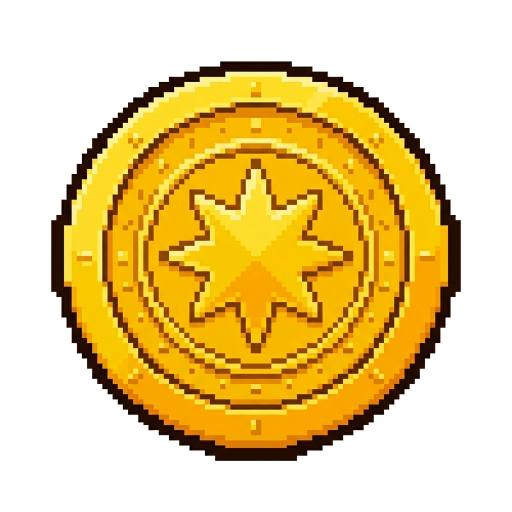
#> input picture Ecslearn/assets/resources/Gemini_Generated_Image_50vbv50vbv50vbv5.png, 1024 x 1024 px (shown at 1/2 size)
$ python img2puzzle.py ../../Ecslearn/assets/resources/Gemini_Generated_Image_50vbv50vbv50vbv5.png out.png
#> lines starting #> are read from the running program, lines starting #| are printed output that depends on the picture
#!/usr/bin/env python3
"""
img2puzzle.py — Convert a pixel-art PNG into PuzzleData JSON.

Usage:
    python3 img2puzzle.py <input.png> <output.json> [--size 100] [--colors 50]

Output format matches PuzzleData:
    { "gridSize": N, "palette": ["#rrggbb", ...], "pixels": "RLE string" }

Row convention: row 0 = visual BOTTOM of image (Y-up, matching Cocos Creator).
PIL reads top-to-bottom, so rows are flipped before RLE encoding.
Transparent pixels (alpha < 128) → index -1.
"""

import sys
import os
import json
import argparse

sys.path.insert(0, os.path.join(os.path.dirname(__file__), '..', '.pylib'))  # pip install --target=../.pylib Pillow

from PIL import Image
from collections import Counter


def rgba_to_hex(r, g, b):
    return f'#{r:02x}{g:02x}{b:02x}'


def color_distance_sq(c1, c2):
    return sum((a - b) ** 2 for a, b in zip(c1, c2))


def is_background(pixel, bg_threshold):
    """Transparent (alpha<128) or near-white beyond threshold → background."""
    if pixel[3] < 128:
        return True
    if bg_threshold > 0:
        return pixel[0] >= bg_threshold and pixel[1] >= bg_threshold and pixel[2] >= bg_threshold
    return False


def quantize_pixels(pixels, max_colors, bg_threshold=0):
    """Use Pillow's median-cut quantizer on opaque/non-background pixels only."""
    opaque = [(i, p) for i, p in enumerate(pixels) if not is_background(p, bg_threshold)]
    if not opaque:
        return [], [-1] * len(pixels)

    opaque_rgb = [p[:3] for _, p in opaque]

    temp = Image.new('RGB', (len(opaque_rgb), 1))
    temp.putdata(opaque_rgb)
    quantized = temp.quantize(colors=max_colors, method=Image.Quantize.MEDIANCUT)

    q_palette_flat = quantized.getpalette()[:max_colors * 3]
    palette = []
    for i in range(0, len(q_palette_flat), 3):
        palette.append((q_palette_flat[i], q_palette_flat[i+1], q_palette_flat[i+2]))

    q_indices = list(quantized.getdata())

    result = [-1] * len(pixels)
    for j, (orig_idx, _) in enumerate(opaque):
        result[orig_idx] = q_indices[j]

    used = set(i for i in result if i >= 0)
    if len(used) < len(palette):
        old_to_new = {}
        new_palette = []
        for old_idx in sorted(used):
            old_to_new[old_idx] = len(new_palette)
            new_palette.append(palette[old_idx])
        palette = new_palette
        result = [old_to_new.get(v, -1) for v in result]

    return palette, result


def rle_encode(indices):
    if not indices:
        return ''
    parts = []
    i = 0
    while i < len(indices):
        val = indices[i]
        count = 1
        while i + count < len(indices) and indices[i + count] == val:
            count += 1
        if count == 1:
            parts.append(str(val))
        else:
            parts.append(f'{val}:{count}')
        i += count
    return ','.join(parts)


def main():
    parser = argparse.ArgumentParser(description='Convert pixel-art PNG to PuzzleData JSON')
    parser.add_argument('input', help='Input PNG file')
    parser.add_argument('output', help='Output JSON file')
    parser.add_argument('--size', type=int, default=100, help='Grid size (square, default 100)')
    parser.add_argument('--colors', type=int, default=50, help='Max palette colors (default 50)')
    parser.add_argument('--bg', type=int, default=0,
                        help='Background removal: pixels with ALL channels >= this value become transparent. '
                             '0=off, 240=aggressive white removal (default 0)')
    args = parser.parse_args()

    img = Image.open(args.input).convert('RGBA')
#> img is the input picture: PIL image 1024x1024 RGBA; mean R, G, B, A 232, 205.8, 139.8, 255
    print(f'Original size: {img.size[0]}x{img.size[1]}')
#| Original size: 1024x1024

    img = img.resize((args.size, args.size), Image.NEAREST)
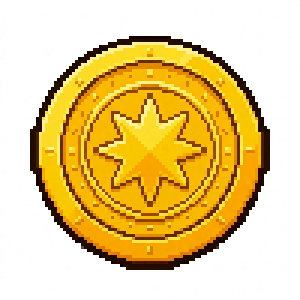
#> img: PIL image 100x100 RGBA (shown 3 times larger); mean R, G, B, A 232, 205.6, 138.7, 255
    print(f'Resized to: {args.size}x{args.size}')

    pixels = list(img.getdata())
#> pixels = 10000 items, first 6: (255, 255, 255, 255), (254, 254, 254, 255), (255, 255, 255, 255), (255, 255, 255, 255), (254, 254, 254, 255), (255, 255, 255, 255)

    if args.bg > 0:
        print(f'Background removal: RGB all >= {args.bg} → transparent')

    palette_rgb, indices = quantize_pixels(pixels, args.colors, bg_threshold=args.bg)
#> in quantize_pixels, `opaque = [(i, p) for i, p in enumerate(pixels) if not is_background(p,..`: opaque = 10000 items
#> in quantize_pixels, `opaque_rgb = [p[:3] for _, p in opaque]`: opaque_rgb = 10000 items, first 6: (255, 255, 255), (254, 254, 254), (255, 255, 255), (255, 255, 255), (254, 254, 254), (255, 255, 255)
#> in quantize_pixels, `q_palette_flat = quantized.getpalette()[:max_colors * 3]`: q_palette_flat = 150 values, max 255 at index 0, min 0 at index 62, mean 150.1
#> the loop in quantize_pixels, `for i in range(0, len(q_palette_flat), 3):` made 50 passes
#> i on passes 2 to 13: 3, 6, 9, 12, 15, 18, 21, 24, 27, 30, 33, 36
#> after the loop in quantize_pixels, `for i in range(0, len(q_palette_flat), 3):`: palette = 50 items, first 6: (255, 255, 255), (255, 254, 255), (255, 255, 253), (254, 255, 255), (254, 254, 255), (254, 254, 254)
#> in quantize_pixels, `q_indices = list(quantized.getdata())`: q_indices = 10000 values, max 49 at index 1243, min 0 at index 0, mean 14.78
#> in quantize_pixels, `result = [-1] * len(pixels)`: result = 10000 values from -1 to -1
#> after the loop in quantize_pixels, `for j, (orig_idx, _) in enumerate(opaque):`: result has the same summary as q_indices
#> in quantize_pixels, `used = set(i for i in result if i >= 0)`: used = 49 items
#> the loop in quantize_pixels, `for old_idx in sorted(used):` made 49 passes
#> after the loop in quantize_pixels, `for old_idx in sorted(used):`: new_palette = 49 items, first 6: (255, 255, 255), (255, 254, 255), (255, 255, 253), (254, 255, 255), (254, 254, 255), (254, 254, 254); old_to_new = 49 items
#> in quantize_pixels, `palette = new_palette`: palette has the same summary as new_palette
#> in quantize_pixels, `result = [old_to_new.get(v, -1) for v in result]`: result = 10000 values, max 48 at index 1243, min 0 at index 0, mean 14.3
#> palette_rgb has the same summary as new_palette in quantize_pixels; indices has the same summary as result in quantize_pixels

    # PIL row 0 = visual top (Y-down); game expects row 0 = visual bottom (Y-up).
    grid = args.size
    flipped = []
    for r in range(grid - 1, -1, -1):
        flipped.extend(indices[r * grid : (r + 1) * grid])
#> after the loop, flipped = 10000 values, max 48 at index 1140, min 0 at index 0, mean 14.3
    indices = flipped
#> indices has the same summary as flipped

    palette_hex = [rgba_to_hex(*c) for c in palette_rgb]
#> palette_hex = 49 items, first 6: '#ffffff', '#fffeff', '#fffffd', '#feffff', '#fefeff', '#fefefe'

    rle = rle_encode(indices)
#> the loop in rle_encode, `while i < len(indices):` made 4788 passes
#> (val, i) on passes 1 to 3: (0, 56), (5, 57), (0, 70)
#> after the loop in rle_encode, `while i < len(indices):`: i = 10000; parts = 4788 items, first 6: '0:56', '5', '0:13', '5', '0:2', '5'

    puzzle = {
        'gridSize': args.size,
        'palette': palette_hex,
        'pixels': rle,
    }

    os.makedirs(os.path.dirname(os.path.abspath(args.output)), exist_ok=True)
    with open(args.output, 'w', encoding='utf-8') as f:
        json.dump(puzzle, f, ensure_ascii=False, indent=2)

    total = args.size * args.size
    opaque = sum(1 for v in indices if v >= 0)
#> opaque = 10000
    print(f'Done: {len(palette_hex)} colors, {opaque}/{total} opaque pixels')
#| Done: 49 colors, 10000/10000 opaque pixels
    print(f'RLE length: {len(rle)} chars')
#| RLE length: 15982 chars
    print(f'Output: {args.output}')


if __name__ == '__main__':
    main()
